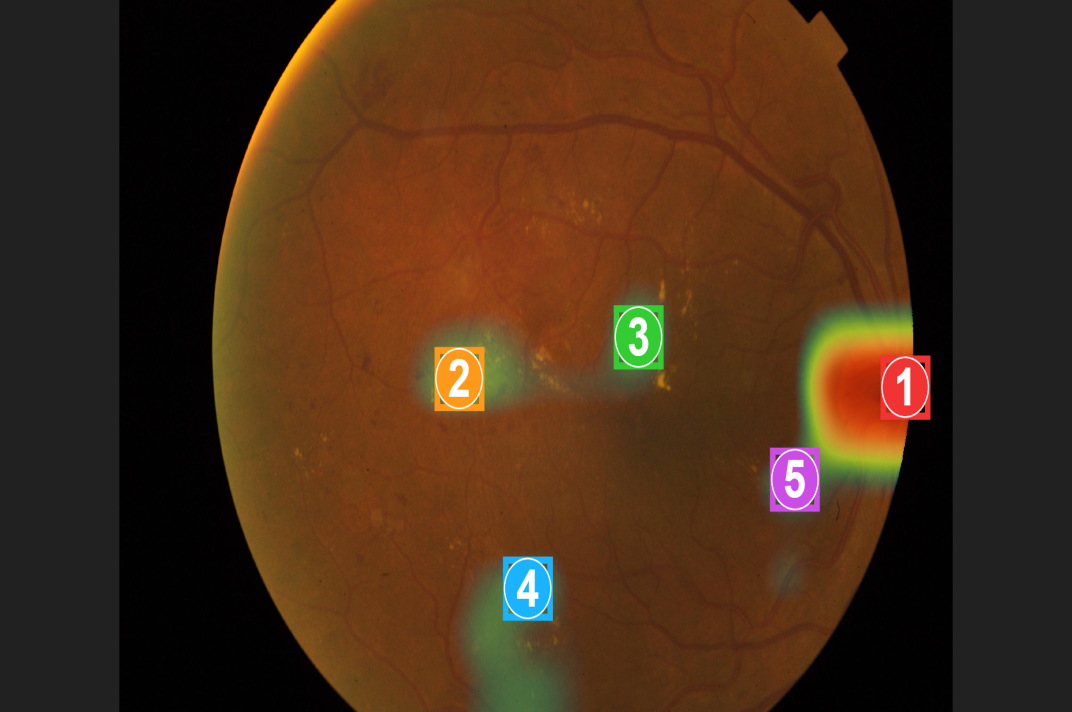
%> input picture AI_REBUILD/07_retinal_analysis/test_run/attention_points.png, 3216 x 2136 px (shown at 1/3 size)
$ octave --eval "result = analyzeRetinalVessels('test_run/attention_points.png');"   (GNU Octave 9; MATLAB toolbox functions it lacks are replaced by stand-ins)
%> lines starting %> are read from the running program, lines starting %| are printed output that depends on the picture; in (x1, y1, x2, y2) boxes, pixels count from 0 and x2, y2 are one past the last pixel; in counts of white or black regions, pixels touching at a corner belong together; the program's own positions count from 1
### AI_REBUILD/07_retinal_analysis/segmentRetinalField.m
function retinalField = segmentRetinalField(imgInput, varargin)
% SEGMENTRETINALFIELD
% Segments the circular/elliptical retinal fundus field from the dark camera background.
% Pure MATLAB implementation (zero external toolbox dependency).
%
% Usage:
%   retinalField = segmentRetinalField(img)
%   retinalField = segmentRetinalField(imgPath)

p = inputParser;
addRequired(p, 'imgInput');
addParameter(p, 'Threshold', 10, @isnumeric); % Intensity threshold out of 255
parse(p, imgInput, varargin{:});

if ischar(imgInput) || isstring(imgInput)
    img = imread(char(imgInput));
else
    img = imgInput;
end

if isinteger(img)
    imgDouble = double(img);
else
    imgDouble = img;
    if max(imgDouble(:)) <= 1.0
        imgDouble = imgDouble * 255.0;
    end
end
if size(imgDouble, 3) == 1
    imgDouble = repmat(imgDouble, 1, 1, 3);
end

[H, W, ~] = size(imgDouble);

% 1. CONVERT TO LUMINANCE
gray = 0.299 * imgDouble(:,:,1) + 0.587 * imgDouble(:,:,2) + 0.114 * imgDouble(:,:,3);

% 2. THRESHOLD DARK CAMERA BORDER
th = p.Results.Threshold;
rawMask = gray > th;

% Work at standardized scale for fast boundary analysis
scale = max(H, W) / 256.0;
if scale > 1.0
    dsH = max(round(H / scale), 16);
    dsW = max(round(W / scale), 16);
    maskDS = imresize(double(rawMask), [dsH, dsW], 'nearest') > 0.5;
else
    maskDS = rawMask;
    scale = 1.0;
    dsH = H;
    dsW = W;
end

% 3. FIND LARGEST CONNECTED RETINAL COMPONENT (Pure MATLAB BFS)
visited = false(dsH, dsW);
maxCompPts = [];
maxCompCount = 0;

for r = 1:dsH
    for c = 1:dsW
        if maskDS(r, c) && ~visited(r, c)
            % BFS Flood Fill
            q = zeros(dsH * dsW, 2);
            q(1, :) = [r, c];
            visited(r, c) = true;
            head = 1;
            tail = 1;

            while head <= tail
                currR = q(head, 1);
                currC = q(head, 2);
                head = head + 1;

                for dr = -1:1
                    for dc = -1:1
                        nr = currR + dr;
                        nc = currC + dc;
                        if nr >= 1 && nr <= dsH && nc >= 1 && nc <= dsW
                            if maskDS(nr, nc) && ~visited(nr, nc)
                                visited(nr, nc) = true;
                                tail = tail + 1;
                                q(tail, :) = [nr, nc];
                            end
                        end
                    end
                end
            end

            compCount = tail;
            if compCount > maxCompCount
                maxCompCount = compCount;
                maxCompPts = q(1:tail, :);
            end
        end
    end
end

if maxCompCount < (dsH * dsW * 0.05)
    % Failed detection: retinal field smaller than 5% of image
    retinalField = struct(...
        'detected', false, ...
        'centerX', round(W / 2), ...
        'centerY', round(H / 2), ...
        'radiusX', 0, ...
        'radiusY', 0, ...
        'bbox', [1, 1, W, H], ...
        'mask', false(H, W), ...
        'coverageRatio', 0);
    return;
end

% Reconstruct binary mask of largest component at analysis scale
cleanMaskDS = false(dsH, dsW);
for k = 1:maxCompCount
    cleanMaskDS(maxCompPts(k, 1), maxCompPts(k, 2)) = true;
end

% Simple morphological hole filling (scanlines)
cleanMaskDS = fillHolesScanline(cleanMaskDS);

% Scale mask back to original resolution
maskFull = imresize(double(cleanMaskDS), [H, W], 'bilinear') > 0.5;

% 4. COMPUTE RETINAL GEOMETRIC PROPERTIES
[rows, cols] = find(maskFull);
rMin = min(rows); rMax = max(rows);
cMin = min(cols); cMax = max(cols);

centerX = round(mean(cols));
centerY = round(mean(rows));
radiusX = round((cMax - cMin) / 2);
radiusY = round((rMax - rMin) / 2);
bbox = [cMin, rMin, cMax - cMin + 1, rMax - rMin + 1];
coverageRatio = round(length(rows) / (H * W), 4);

retinalField = struct(...
    'detected', true, ...
    'centerX', centerX, ...
    'centerY', centerY, ...
    'radiusX', radiusX, ...
    'radiusY', radiusY, ...
    'bbox', bbox, ...
    'mask', maskFull, ...
    'coverageRatio', coverageRatio);

end

function filled = fillHolesScanline(bw)
% Fills internal holes in binary mask using 1D row & column scanline bounds
[H, W] = size(bw);
filled = bw;
% Fill rows
for r = 1:H
    idx = find(bw(r, :));
    if length(idx) >= 2
        filled(r, idx(1):idx(end)) = true;
    end
end
% Fill cols
for c = 1:W
    idx = find(filled(:, c));
    if length(idx) >= 2
        filled(idx(1):idx(end), c) = true;
    end
end
end

### AI_REBUILD/07_retinal_analysis/analyzeRetinalVessels.m
function vessels = analyzeRetinalVessels(imgInput, varargin)
%> called with imgInput = 'test_run/attention_points.png'
% ANALYZERETINALVESSELS
% Classical image-processing extraction of retinal blood vessel architecture.
% Pure MATLAB implementation (zero external toolbox dependency).
%
% CRITICAL CLINICAL RULE:
% Does NOT claim to be a deep-learning validated vessel segmentation model.
% If contrast or image quality is insufficient, marks available = false.
%
% Output:
%   vessels.available       - boolean
%   vessels.maskPath        - file path to saved vessel mask (if output specified)
%   vessels.vesselAreaRatio - ratio of vessel pixels to total retinal area
%   vessels.branchDensity   - estimated vessel tree density metric
%   vessels.method          - methodology description
%
% Usage:
%   vessels = analyzeRetinalVessels(img)
%   vessels = analyzeRetinalVessels(img, 'OutputPath', 'vessels.png')

p = inputParser;
addRequired(p, 'imgInput');
addParameter(p, 'RetinalField', [], @(x) isempty(x) || isstruct(x));
addParameter(p, 'OutputPath', '', @ischar);
parse(p, imgInput, varargin{:});

if ischar(imgInput) || isstring(imgInput)
    img = imread(char(imgInput));
else
    img = imgInput;
end

if isinteger(img)
    imgDouble = double(img);
else
    imgDouble = img;
    if max(imgDouble(:)) <= 1.0
        imgDouble = imgDouble * 255.0;
    end
end
if size(imgDouble, 3) == 1
    imgDouble = repmat(imgDouble, 1, 1, 3);
end

[H, W, ~] = size(imgDouble);

% 1. RETRIEVE RETINAL FIELD
rf = p.Results.RetinalField;
if isempty(rf) || ~isfield(rf, 'mask')
    rf = segmentRetinalField(imgDouble);
%> in segmentRetinalField, `rawMask = gray > th;`:
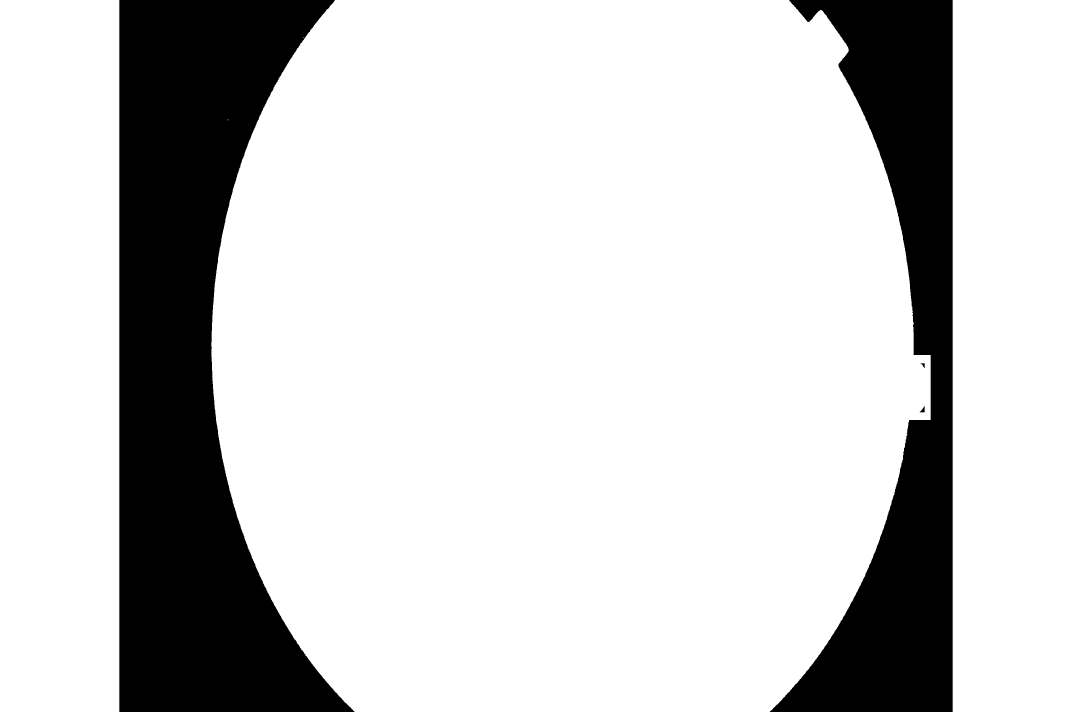
%> rawMask: size 2136x3216 logical (shown at 1/3 size); 80.4% white; 4 black regions, box (x1, y1, x2, y2) and area: (358, 0, 1064, 2136) 850788, (2309, 0, 2858, 2136) 493627, (2759, 1219, 2774, 1237) 140, (2762, 1089, 2774, 1104) 85
%> after the loop in segmentRetinalField, `for r = 1:dsH`: compCount = 1; currC = 55; currR = 29; head = 2; maxCompCount = 25296; nc = 56; nr = 30; tail = 1
%> after the loop in segmentRetinalField, `for k = 1:maxCompCount`:
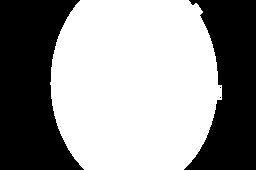
%> cleanMaskDS: size 170x256 logical; 58.1% white; 4 black regions (2 under 20 px), largest, box (x1, y1, x2, y2) and area: (0, 0, 84, 170) 10240, (184, 0, 256, 170) 7982
%> the loop in fillHolesScanline, `for c = 1:W` made 256 passes
%> idx on pass 51: [83; 84; 85]
%> in segmentRetinalField, `[rows, cols] = find(maskFull);`: rows = 3995776 values from 1 to 2136; cols = 3995776 values from 629 to 2789
%> in segmentRetinalField, `rMin = min(rows)`: rMin = 1
%> in segmentRetinalField, `rMax = max(rows)`: rMax = 2136
%> in segmentRetinalField, `cMin = min(cols)`: cMin = 629
%> in segmentRetinalField, `cMax = max(cols)`: cMax = 2789
%> in segmentRetinalField, `centerX = round(mean(cols));`: centerX = 1693
%> in segmentRetinalField, `centerY = round(mean(rows));`: centerY = 1057
%> in segmentRetinalField, `radiusX = round((cMax - cMin) / 2);`: radiusX = 1080
%> in segmentRetinalField, `radiusY = round((rMax - rMin) / 2);`: radiusY = 1068
%> in segmentRetinalField, `bbox = [cMin, rMin, cMax - cMin + 1, rMax - rMin + 1];`: bbox = [629 1 2161 2136]
%> in segmentRetinalField, `coverageRatio = round(length(rows) / (H * W), 4);`: coverageRatio = 0.582
%> in segmentRetinalField, `retinalField = struct( 'detected', true, 'centerX', centerX, 'centerY'..`: retinalField = {detected true, centerX 1693, centerY 1057, radiusX 1080, radiusY 1068, bbox [629 1 2161 2136]}
%> rf has the same summary as retinalField in segmentRetinalField
end

if ~rf.detected
    vessels = emptyVessels('Retinal field not detected');
    return;
end

retinalMask = rf.mask;

% 2. STANDARDIZE SCALE (Max dim 512 for good vessel detail)
scale = max(H, W) / 512.0;
if scale > 1.0
    dsH = max(round(H / scale), 32);
    dsW = max(round(W / scale), 32);
    greenDS = imresize(imgDouble(:,:,2), [dsH, dsW], 'bilinear');
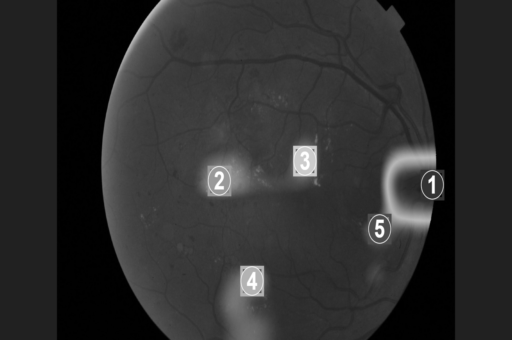
%> greenDS: size 340x512 double; min 0, max 255, mean 45.6
    maskDS = imresize(double(retinalMask), [dsH, dsW], 'nearest') > 0.5;
%> maskDS: size 340x512 logical; 58.2% white; 2 black regions, box (x1, y1, x2, y2) and area: (0, 0, 168, 340) 40960, (368, 0, 512, 340) 31856
else
    greenDS = imgDouble(:,:,2);
    maskDS = retinalMask;
    scale = 1.0;
    dsH = H;
    dsW = W;
end

% Erode mask slightly to avoid boundary false positives
erodeDist = max(round(0.03 * min(dsH, dsW)), 3);
innerMask = erodeBinary(maskDS, erodeDist);
%> after the loop in erodeBinary, `for r = 1:H`:
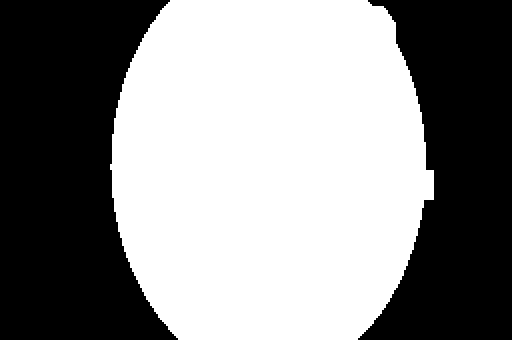
%> horiz: size 340x512 logical; 54.3% white; 2 black regions, box (x1, y1, x2, y2) and area: (0, 0, 178, 340) 44360, (358, 0, 512, 340) 35256
%> after the loop in erodeBinary, `for c = 1:W`:
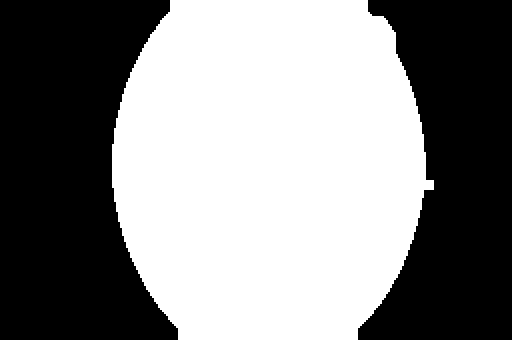
%> eroded: size 340x512 logical; 52.7% white; 2 black regions, box (x1, y1, x2, y2) and area: (0, 0, 178, 340) 45612, (358, 0, 512, 340) 36676

% 3. INVERTED GREEN CHANNEL CONTRAST ENHANCEMENT
invGreen = (255.0 - greenDS) .* double(innerMask);

% Subtract local background illumination
blurSize = max(round(0.06 * min(dsH, dsW)), 9);
if mod(blurSize, 2) == 0, blurSize = blurSize + 1; end
bgBlur = separableBlur(invGreen, blurSize);
%> after the loop in separableBlur, `for i = 1:H`:
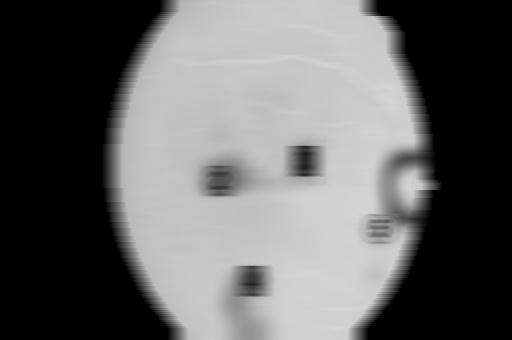
%> temp: size 340x512 double; min 0, max 214.6, mean 100.7

vesselSaliency = (invGreen - bgBlur) .* double(innerMask);
vesselSaliency = max(vesselSaliency, 0);

% 4. ADAPTIVE THRESHOLDING
validVals = vesselSaliency(innerMask);
if isempty(validVals) || max(validVals) < 5
    vessels = emptyVessels('Low green-channel vessel contrast');
    return;
end

% Upper 10% of saliency values represent primary and secondary vessel branches
thVal = prctile(validVals, 90.0);
%> thVal = 16.58
rawVesselsDS = (vesselSaliency >= thVal) & innerMask;
%> rawVesselsDS: size 340x512 logical; 5.3% white; 21 white regions (10 under 20 px), largest, box (x1, y1, x2, y2) and area: (112, 0, 187, 340) 3147, (359, 0, 432, 218) 2310, (349, 221, 418, 340) 1230

% 5. NOISE SUPPRESSION (Discard tiny isolated components < 8 pixels)
cleanVesselsDS = filterSmallComponents(rawVesselsDS, 8);
%> after the loop in filterSmallComponents, `for r = 1:H`: currC = 269; currR = 299; nc = 270; nr = 300

% 6. QUALITY EVALUATION
retinalAreaDS = max(sum(maskDS(:)), 1);
%> retinalAreaDS = 101264
vesselAreaDS = sum(cleanVesselsDS(:));
%> vesselAreaDS = 9167
vesselAreaRatio = vesselAreaDS / retinalAreaDS;
%> vesselAreaRatio = 0.0905

% Plausible retinal vessel coverage is between 4% and 22%
if vesselAreaRatio < 0.03 || vesselAreaRatio > 0.25
    vessels = emptyVessels(sprintf('Vessel coverage ratio (%.1f%%) outside anatomical range [3%% - 25%%]', vesselAreaRatio*100));
    return;
end

% Scale vessel mask to original dimensions
vesselMaskFull = imresize(double(cleanVesselsDS), [H, W], 'bilinear') > 0.5;
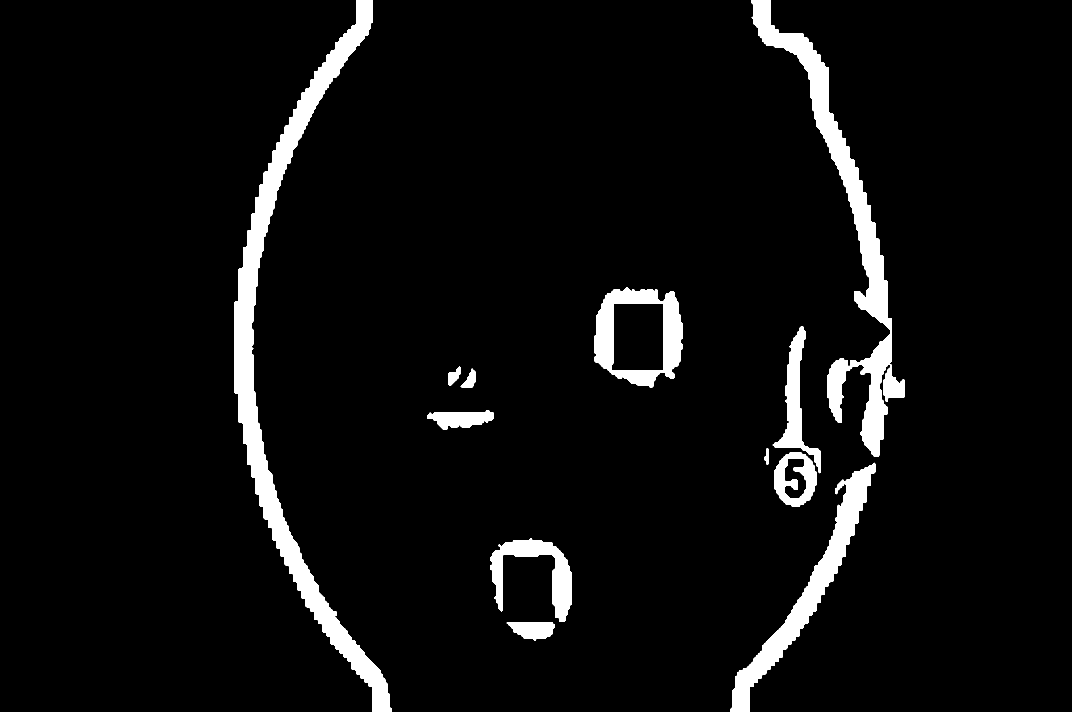
%> vesselMaskFull: size 2136x3216 logical (shown at 1/3 size); 5.3% white; 12 white regions, largest, box (x1, y1, x2, y2) and area: (704, 0, 1175, 2136) 123998, (2255, 0, 2713, 1370) 90968, (2192, 1388, 2626, 2136) 48548
vesselMaskFull(~retinalMask) = false;

% Save mask if output path requested
outPath = p.Results.OutputPath;
if ~isempty(outPath)
    [outDir, ~, ~] = fileparts(outPath);
    if ~isempty(outDir) && ~exist(outDir, 'dir'), mkdir(outDir); end
    imwrite(uint8(vesselMaskFull * 255), outPath);
end

% Branch density: surface area of vessel edges
edgeCount = sum(sum(abs(diff(cleanVesselsDS, 1, 1)))) + sum(sum(abs(diff(cleanVesselsDS, 1, 2))));
%> edgeCount = 3291
branchDensity = round(edgeCount / retinalAreaDS, 4);
%> branchDensity = 0.0325

vessels = struct(...
    'available', true, ...
    'maskPath', outPath, ...
    'vesselAreaRatio', round(vesselAreaRatio, 4), ...
    'branchDensity', branchDensity, ...
    'method', 'Green-Channel Inverted Background Subtraction (Classical Processing)');
%> vessels = {available true, vesselAreaRatio 0.0905, branchDensity 0.0325}
%> `result = analyzeRetinalVessels('test_run/attention_points.png');`: result has the same summary as vessels in analyzeRetinalVessels

end

% [8 lines left out: function emptyVessels, not called in this run]

function clean = filterSmallComponents(bw, minPixels)
[H, W] = size(bw);
visited = false(H, W);
clean = false(H, W);

for r = 1:H
    for c = 1:W
        if bw(r, c) && ~visited(r, c)
            q = zeros(H * W, 2);
            q(1, :) = [r, c];
            visited(r, c) = true;
            head = 1; tail = 1;
            while head <= tail
                currR = q(head, 1); currC = q(head, 2); head = head + 1;
                for dr = -1:1
                    for dc = -1:1
                        nr = currR + dr; nc = currC + dc;
                        if nr >= 1 && nr <= H && nc >= 1 && nc <= W
                            if bw(nr, nc) && ~visited(nr, nc)
                                visited(nr, nc) = true;
                                tail = tail + 1;
                                q(tail, :) = [nr, nc];
                            end
                        end
                    end
                end
            end
            if tail >= minPixels
                for k = 1:tail
                    clean(q(k, 1), q(k, 2)) = true;
                end
            end
        end
    end
end
end

function eroded = erodeBinary(bw, dist)
[H, W] = size(bw);
horiz = bw;
for r = 1:H
    row = bw(r, :);
    for c = 1:W
        c1 = max(c - dist, 1); c2 = min(c + dist, W);
        horiz(r, c) = all(row(c1:c2));
    end
end
eroded = horiz;
for c = 1:W
    col = horiz(:, c);
    for r = 1:H
        r1 = max(r - dist, 1); r2 = min(r + dist, H);
        eroded(r, c) = all(col(r1:r2));
    end
end
end

function blurred = separableBlur(img, kSize)
[H, W] = size(img);
r = floor(kSize / 2);
temp = zeros(H, W);
for i = 1:H
    row = img(i, :);
    cum = [0, cumsum(row)];
    for j = 1:W
        j1 = max(j - r, 1); j2 = min(j + r, W);
        temp(i, j) = (cum(j2 + 1) - cum(j1)) / (j2 - j1 + 1);
    end
end
blurred = zeros(H, W);
for j = 1:W
    col = temp(:, j);
    cum = [0; cumsum(col)];
    for i = 1:H
        i1 = max(i - r, 1); i2 = min(i + r, H);
        blurred(i, j) = (cum(i2 + 1) - cum(i1)) / (i2 - i1 + 1);
    end
end
end
